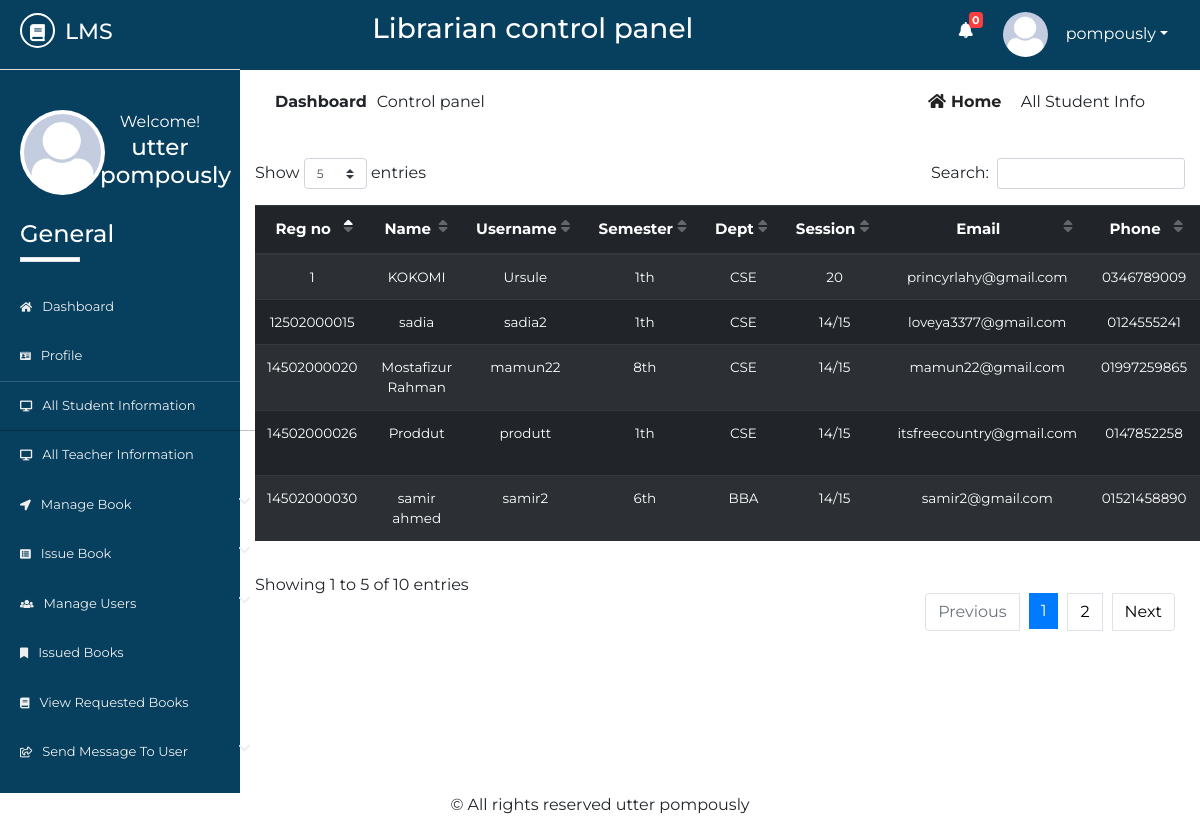
/Source/librarian/all-student-info.php (signed in), run on the app's committed database.
### tables this page shows
CREATE TABLE IF NOT EXISTS `lib_registration` (
  `id` int NOT NULL AUTO_INCREMENT,
  `name` varchar(50) NOT NULL,
  `username` varchar(20) NOT NULL,
  `password` varchar(20) NOT NULL,
  `email` varchar(50) NOT NULL,
  `phone` varchar(20) NOT NULL,
  `address` varchar(100) NOT NULL,
  `photo` varchar(500) NOT NULL,
  `status` varchar(7) NOT NULL,
  PRIMARY KEY (`id`)
);

CREATE TABLE IF NOT EXISTS `std_registration` (
  `id` int NOT NULL AUTO_INCREMENT,
  `name` varchar(50) NOT NULL,
  `username` varchar(50) NOT NULL,
  `password` varchar(50) NOT NULL,
  `email` varchar(50) NOT NULL,
  `phone` varchar(50) NOT NULL,
  `sem` varchar(10) NOT NULL,
  `dept` varchar(10) NOT NULL,
  `session` varchar(5) NOT NULL,
  `regno` varchar(20) NOT NULL,
  `address` varchar(100) NOT NULL,
  `utype` varchar(7) NOT NULL,
  `photo` varchar(500) NOT NULL,
  `status` varchar(7) NOT NULL,
  `vkey` varchar(250) NOT NULL,
  `verified` varchar(3) NOT NULL,
  PRIMARY KEY (`id`)
);

### Source/librarian/all-student-info.php (the view, shortened to what this page needs)
       <?php
   $page = 'sinfo';
   include 'inc/header.php';
   include 'inc/connection.php';
?>
<div class="dashboard-content">
	<div class="dashboard-header">
		<div class="container">
			<div class="row">
				<div class="col-md-6">
					<div class="left">
						<p><span>dashboard</span>Control panel</p>
					</div>
				</div>
				<div class="col-md-6">
					<div class="right text-right">
						<a href="dashboard.php"><i class="fas fa-home"></i>home</a>
						<span class="disabled">all student info</span>
					</div>
				</div>
			</div>
		</div>
	</div>
       <div class="student-wrapper">
          <div class="container">
               <div class="row">
                   <div class="col-md-12">
                       <div class="std-info">
                           <table id="dtBasicExample" class="table table-dark table-striped text-center">
                               <thead>
                                   <tr>
                                       <th>Reg no</th>
                                       <th>Name</th>
                                       <th>Username</th>
                                       <th>Semester</th>
                                       <th>Dept</th>
                                       <th>Session</th>
                                       <th>Email</th>
                                       <th>Phone</th>
                                   </tr>
                               </thead>
                               <tbody>
                                  <?php
                                       $res= mysqli_query($link, "select * from std_registration");
                                       while ($row=mysqli_fetch_array($res)) {
                                           echo "<tr>";
                                           echo "<td>"; echo $row["regno"]; echo "</td>";
                                           echo "<td>"; echo $row["name"]; echo "</td>";
                                           echo "<td>"; echo $row["username"]; echo "</td>";
                                           echo "<td>"; echo $row["sem"]; echo "</td>";
                                           echo "<td>"; echo $row["dept"]; echo "</td>";
                                           echo "<td>"; echo $row["session"]; echo "</td>";
                                           echo "<td>"; echo $row["email"]; echo "</td>";
                                           echo "<td>"; echo $row["phone"]; echo "</td>";
                                           echo "</tr>";
                                       }
                                  ?>
                               </tbody>
                           </table>
                       </div>
                   </div>
               </div>
          </div>
       </div>
</div>
<?php
	include 'inc/footer.php';
 ?>

### Source/librarian/inc/header.php (shortened to what this page needs)
<?php
    include 'inc/connection.php';
    $res = mysqli_query($link,"select * from request_books where read1='no'");
    $not= mysqli_num_rows($res);
 ?>
<!DOCTYPE html>
<html lang="en">
<head>
	<link rel="stylesheet" href="inc/css/bootstrap.min.css">
	<link rel="stylesheet" href="inc/css/bootstrap-select.min.css">
	<link rel="stylesheet" href="inc/css/fontawesome-all.min.css">
	<link rel="stylesheet" href="inc/css/datatables.min.css">
	<link rel="stylesheet" href="inc/css/pro1.css">
</head>
<body>
	<div class="main-content">
		<div class="wrapper">
			<div class="left-sidebar">
				<div class="p-title">
                    <h3><a href=""><i class="fas fa-book"></i><span>lms</span></a></h3>
				</div>
				<div class="profile">
					<div class="profile-pic">
                        <?php
                            $res = mysqli_query($link, "select * from lib_registration where username='".$_SESSION['username']."'");
                            while ($row = mysqli_fetch_array($res)){
                                ?><img src="<?php echo $row["photo"]; ?> " height="" width="" alt="something wrong" class="rounded-circle"></a> <?php
                            }
                        ?>
					</div>
					<div class="profile-info text-center">
						<span>Welcome!</span>
						<h2>
              <?php
                $res = mysqli_query($link, "select * from lib_registration where username='".$_SESSION['username']."'");
                while ($row = mysqli_fetch_array($res)){
                  $name  =  $row["name"];
                  echo $name;
                }
              ?>
            </h2>
					</div>
				</div>
				<div class="sidebar-menu">
					<h3>General</h3>
					<div class="border"></div>
	                <ul>
	                    <li class="menu <?php if($page=='home'){ echo 'active';} ?>">
      						<a href="dashboard.php"><i class="fas fa-home"></i>Dashboard</a>
    					</li>
    					  <li class="menu <?php if($page=='profile'){ echo 'active';} ?>">
      						<a href="profile.php"><i class="fas fa-id-card"></i>profile</a>
    					</li>
	                    <li class="menu <?php if($page=='sinfo'){ echo 'active';} ?>">
      						<a href="all-student-info.php"><i class="fas fa-desktop"></i>all student information</a>
    					</li>
    					<li class="menu <?php if($page=='tinfo'){ echo 'active';} ?>">
      						<a href="all-teacher-info.php"><i class="fas fa-desktop"></i>all teacher information</a>
    					</li>
    					<li class="menu menu-toggle2">
      						<a href="#"><i class="fas fa-location-arrow"></i>manage book <span class="fa fa-chevron-down"></span></a>
    					</li>
	                   <li class="menu menu-toggle1">
      						<a href="#"><i class="fas fa-list-alt"></i>issue book <span class="fa fa-chevron-down"></span></a>
    					</li>
    					<li class="menu menu-toggle3">
      						<a href="#"><i class="fas fa-users"></i>manage users <span class="fa fa-chevron-down"></span></a>
    					</li>
    					 <li class="menu <?php if($page=='ibook'){ echo 'active';} ?>">
      						<a href="issued-books.php"><i class="fas fa-bookmark"></i>issued books</a>
    					</li>
    					<li class="menu <?php if($page=='rbook'){ echo 'active';} ?>">
      						<a href="requested-books.php"><i class="fas fa-book"></i>view requested books</a>
    					</li>
    					<li class="menu menu-toggle4">
      						<a href="#"><i class="far fa-share-square"></i>send message to user <span class="fa fa-chevron-down"></span></a>
    					</li>
    				</ul>
				</div>
			</div>
			<div class="content">
				<div class="inner">
					<div class="heading text-center">
						<h3>Librarian control panel</h3>
					</div>
					<div class="header-profile text-right">
						<ul>
                            <li class="icon">
                                <a href="requested-books.php" ><i class="fas fa-bell"></i></a>
                                <span class="count" onclick="window.location='requested-books.php'"><b><?php echo $not; ?></b></span>
                            </li>
							<li class="dropdown">
                                <?php
                                     $res = mysqli_query($link, "select * from lib_registration where username='".$_SESSION['username']."'");
                                     while ($row = mysqli_fetch_array($res)){
                                         ?><a href="" class="dropdown-toggle" data-toggle="dropdown"><img src="<?php echo $row["photo"]; ?>" alt=""><span><?php echo $_SESSION["username"]; ?></span></a> <?php
                                     }
                                ?>
							</li>
						</ul>
					</div>
				</div>

### Source/librarian/inc/css/pro1.css (style rules this page uses)
* { margin: 0; padding: 0; }
body { font-family: 'Montserrat', sans-serif; }
.border { width: 60px; height: 5px; background: #fff; }
.main-content { width: 100%; height: auto; overflow: hidden; }
.main-content .left-sidebar { width: 20%; height: auto; background: #073f5f; float: left; }
.main-content .left-sidebar .p-title { width: 100%; padding: 13px; padding-left: 20px; background: #073f5f; border-bottom: 1px solid #ddd; }
.main-content .p-title a { text-decoration: none; color: #fff; font-size: 22px; text-transform: uppercase; }
.main-content .p-title a i { width: 35px; height: 35px; line-height: 35px; text-align: center; font-size: 17px; border-radius: 50%; border: 2px solid #fff; }
.main-content .p-title a span { margin-left: 10px; }
.main-content .left-sidebar .profile { width: 100%; padding: 20px; margin-top: 0; padding-top: 0; }
.main-content .left-sidebar .profile .profile-pic { width: 40%; float: left; }
.main-content .left-sidebar .profile img { width: 85px; height: 85px; position: inherit; padding: 4px; background: #fff; overflow: hidden; }
.main-content .left-sidebar .profile .profile-info { width: 60%; float: left; color: #fff; }
.main-content .left-sidebar .profile .profile-info h2 { font-size: 23px; }
.sidebar-menu { color: #fff; width: 100%; padding-top: 60px; padding-left: 0; }
.sidebar-menu h3 { margin-left: 20px; font-size: 24px; }
.sidebar-menu .border { margin-left: 20px; margin-bottom: 20px; }
.sidebar-menu ul li a { text-decoration: none; color: #eee; width: 270px; padding: 15px 20px; font-size: 13px; display: block; text-transform: capitalize; transition: all .5s ease; }
.sidebar-menu ul { padding-left: 0; }
.sidebar-menu ul li a i { margin-right: 10px; font-size: smaller; }
.sidebar-menu ul li a span { float: right; }
.content { width: 80%; height: auto; float: right; }
.content .inner { width: 100%; height: 70px; background: #073f5f; padding: 12px; }
.content .inner .heading { width: 60%; float: left; color: #fff; }
.content .inner .header-profile { width: calc(40%-20px); float: right; margin-right: 20px; position: relative; }
.content .inner .header-profile .icon i { margin-right: 30px; font-size: 16px; margin-top: 10px; }
.header-profile .dropdown span { color: #fff; margin-left: 10px; }
.header-profile .icon span { color: #fff; position: absolute; left: 10px; top: 0; font-size: 11px; width: 14px; height: 16px; line-height: 16px; text-align: center; border-radius: 4px; background: #FA3E3E; }
.header-profile ul li { list-style: none; float: left; }
.header-profile ul li i { color: #fff; }
.header-profile img { width: 40px; height: 40px; border-radius: 50%; margin-right: 8px; }
.dropdown a { text-decoration: none; color: #fff; }
.dropdown img { width: 45px; height: 45px; border-radius: 50%; }
.dashboard-header .left { padding: 20px; }
.dashboard-header .left p span { text-transform: capitalize; margin-right: 10px; font-weight: bold; }
.dashboard-header .right { padding: 20px; margin-right: 20px; }
.dashboard-header .right a { text-transform: capitalize; text-decoration: none; color: #222; margin-right: 15px; font-weight: bold; }
.dashboard-header .right a i { margin-right: 5px; }
.dashboard-header .right span { text-transform: capitalize; }
.std-info table tbody { font-size: 13.5px; }
.std-info table thead { font-size: 15px; }
.sidebar-menu li.active a { box-shadow: rgba(0, 0, 0, 0.25) 0 1px 0, inset rgba(255, 255, 255, 0.16) 0 1px 0; border-right: 5px solid #1ABB9C; }

### data on the page
lib_registration: photo (picture), name "utter pompously"
std_registration: regno "14502000020", name "Mostafizur Rahman", username "mamun22", sem "8th", dept "CSE", session "14/15", email "mamun22@gmail.com", phone "01997259865"
std_registration: regno "14502000030", name "samir ahmed", username "samir2", sem "6th", dept "BBA", session "14/15", email "samir2@gmail.com", phone "01521458890"
std_registration: regno "14502000026", name "Proddut", username "produtt", sem "1th", dept "CSE", session "14/15", email "itsfreecountry@gmail.com", phone "0147852258"
std_registration: regno "12502000015", name "sadia", username "sadia2", sem "1th", dept "CSE", session "14/15", email "loveya3377@gmail.com", phone "0124555241"
std_registration: regno "1", name "KOKOMI", username "Ursule", sem "1th", dept "CSE", session "20", email "princyrlahy@gmail.com", phone "0346789009"

### other printed values
$not "0"
